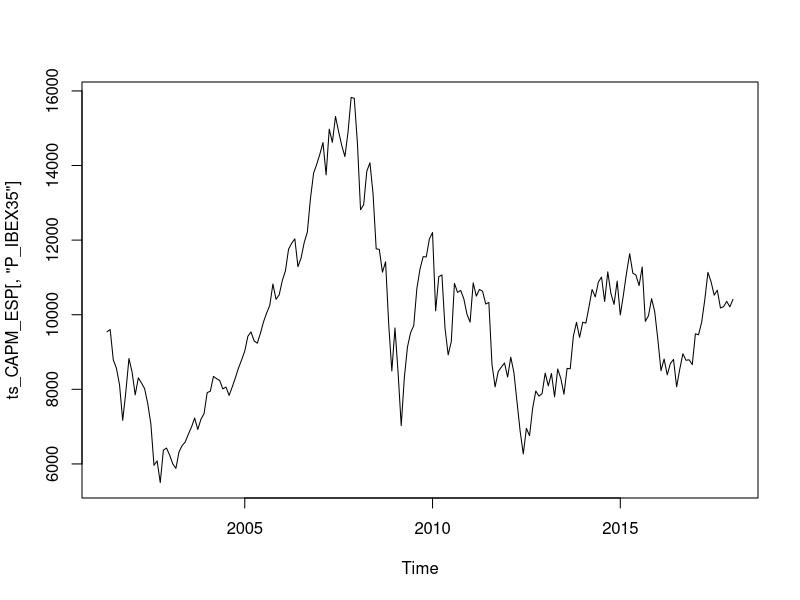
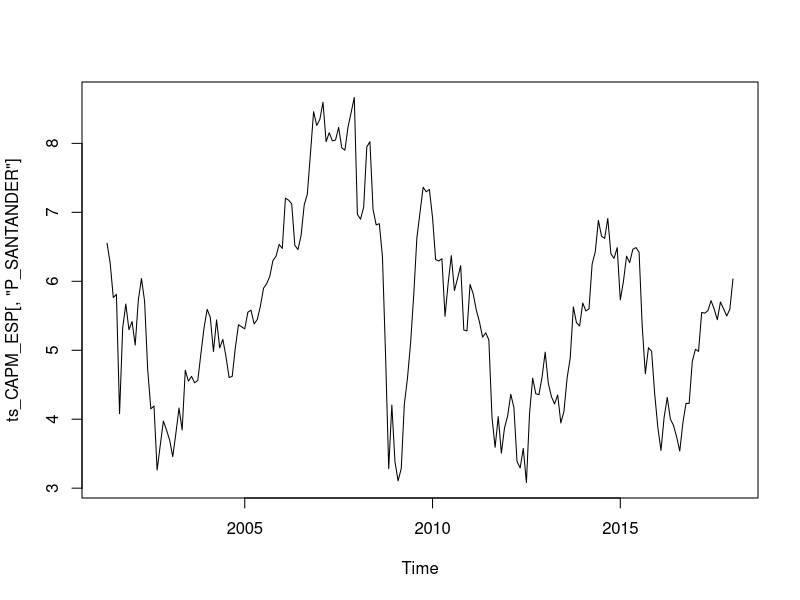
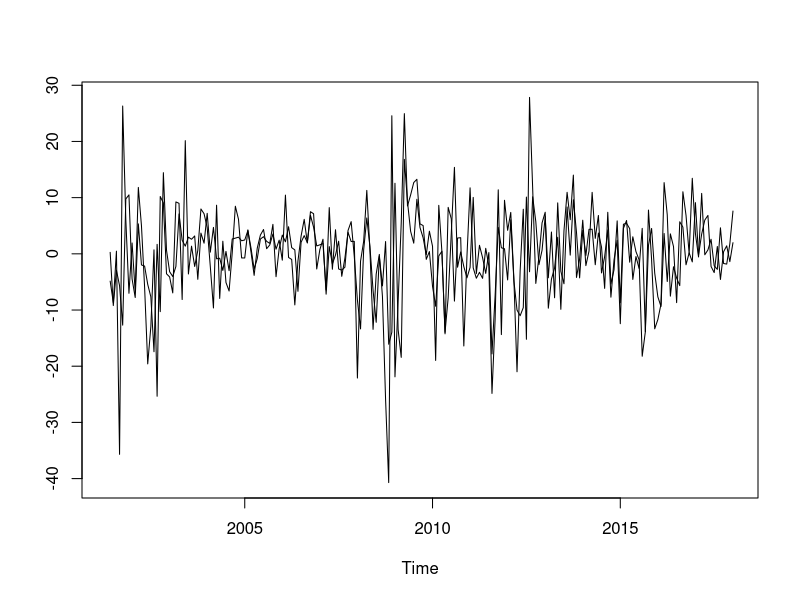
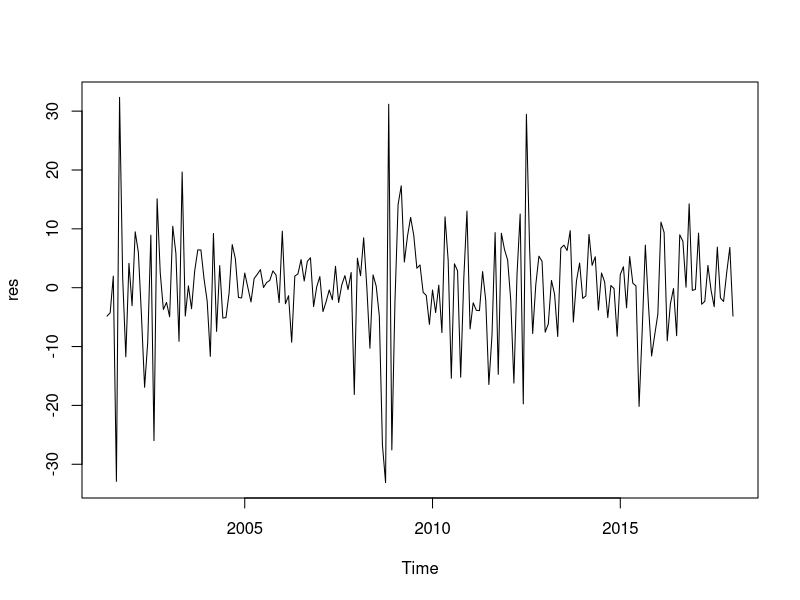
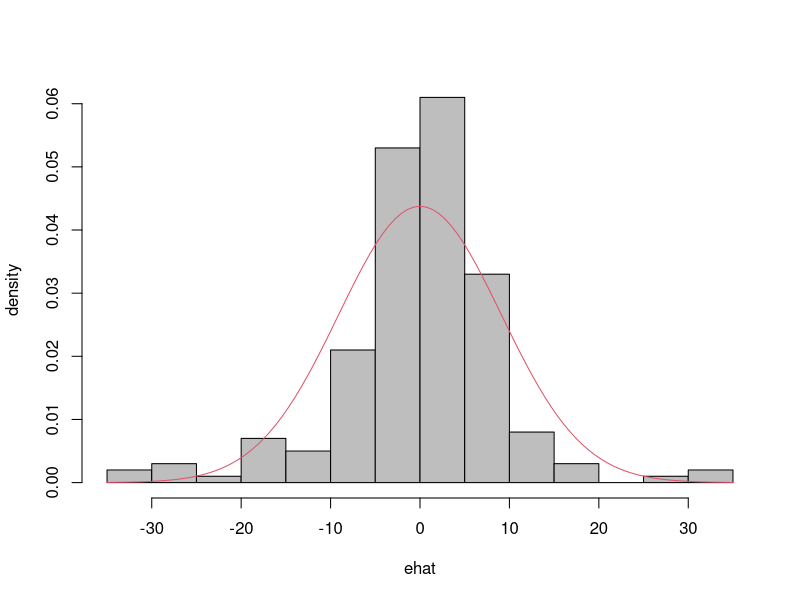
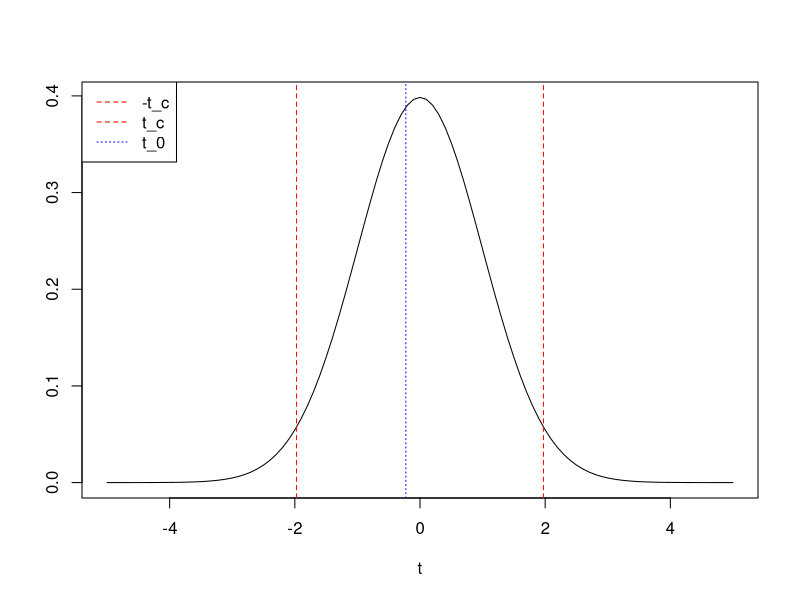
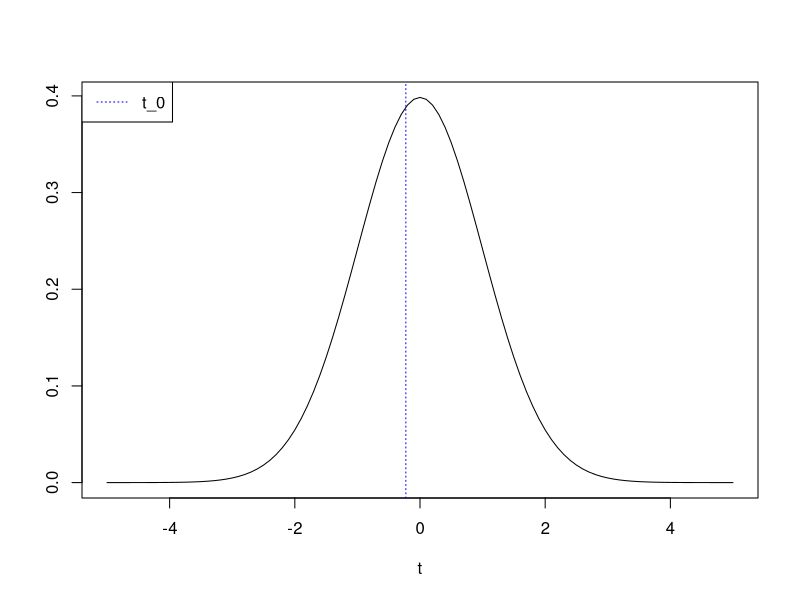
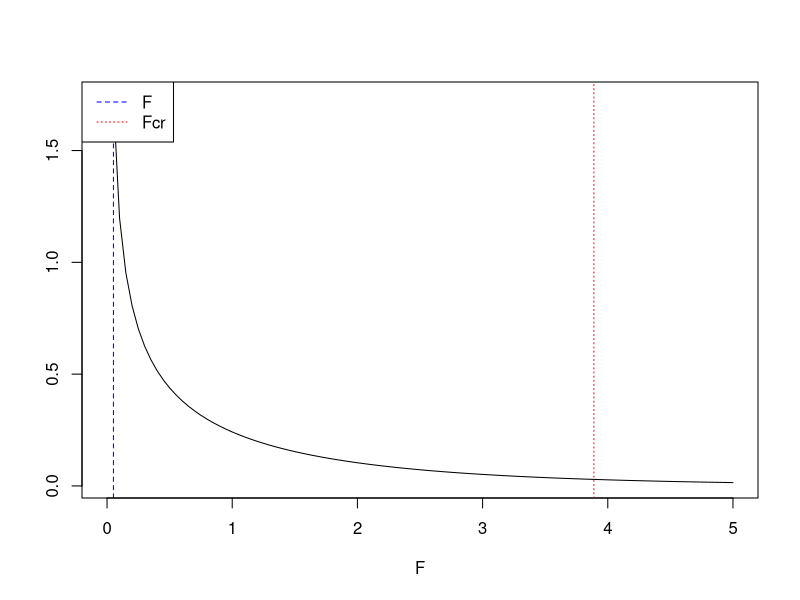

The R source for these figures, in order:
## ---- chunk 1
#| include: true
#| warning: false
#| message: false

# Lectura de librerías
library(tidyverse)
# Lectura de datos
CAPM_ESP <- read_delim("data/CAPM_ESP.csv", delim = ";")
head(CAPM_ESP)
tail(CAPM_ESP)
# Transformación de variables
CAPM_ESP$r_SAN = c(NA,100*diff(log(CAPM_ESP$P_SANTANDER)))
CAPM_ESP$r_IBEX = c(NA,100*diff(log(CAPM_ESP$P_IBEX35)))
CAPM_ESP$r_LT1Y = CAPM_ESP$R_LT1Y/12
CAPM_ESP$er_SAN = CAPM_ESP$r_SAN - CAPM_ESP$r_LT1Y
CAPM_ESP$er_IBEX = CAPM_ESP$r_IBEX - CAPM_ESP$r_LT1Y
# Formato de series temporales
ts_CAPM_ESP <- ts(CAPM_ESP, 
                  start = c(2001,5), 
                  end = c(2018,1), 
                  frequency = 12)
# Algunas gráficas de las variables básicas del modelo
ts.plot(ts_CAPM_ESP[,"P_IBEX35"])
ts.plot(ts_CAPM_ESP[,"P_SANTANDER"])
ts.plot(ts_CAPM_ESP[,"er_SAN"],ts_CAPM_ESP[,"er_IBEX"])
# Modelo CAPM para las acciones del Banco Santander 
CAPM_SANTANDER  <-  lm(er_SAN ~ er_IBEX, data = ts_CAPM_ESP)
summary(CAPM_SANTANDER)
# Intervalos de confianza para los parámetros estructurales del modelo
# Cálculo de forma 'manual'
alpha <- 0.05
df <- df.residual(CAPM_SANTANDER) # grados de libertad
t_c <- qt(1-alpha/2, df)
b1 <- coef(CAPM_SANTANDER)[[1]] # estimación del parámetro beta1
b1
seb1 <- sqrt(vcov(CAPM_SANTANDER)[1,1]) # eest. desviación típica beta1
seb1
inf_b1 <- b1-t_c*seb1 # cota inferior
sup_b1 <- b1+t_c*seb1 # cota superior
inf_b1 ; sup_b1
b2 <- coef(CAPM_SANTANDER)[[2]] # estimación del parámetro beta2
b2
seb2 <- sqrt(vcov(CAPM_SANTANDER)[2,2]) # est. desviación típica beta2
seb2
inf_b2 <- b2-t_c*seb2 # cota inferior
sup_b2 <- b2+t_c*seb2 # cota superior
inf_b2 ; sup_b2
# Cálculo automático
confint(CAPM_SANTANDER)
# Ajuste del modelo (R^2) y ANOVA
s_CAPM_SANTANDER <- summary(CAPM_SANTANDER)
print(s_CAPM_SANTANDER)
names(s_CAPM_SANTANDER)
R2 <- s_CAPM_SANTANDER$r.squared
R2
anova(CAPM_SANTANDER)
# Número de obsevaciones
T <- nobs(CAPM_SANTANDER)
T
# Número de parámetros
K <- T-df
K
# Estadístico F de significación global
F_0 <- (R2/(K-1))/((1-R2)/(T-K))
F_0
# Residuos del modelo
res <- s_CAPM_SANTANDER$residuals
res <- ts(res, start=c(2001,5), end = c(2018,1), frequency = 12)
plot(res)
# Histograma de los residuos y comparación con la distribución normal
ehat <- resid(CAPM_SANTANDER)
ebar <- mean(ehat)
sdehat <- sd(ehat)
hist(ehat, col="grey", breaks = 20, freq=FALSE, main="", ylab="density", xlab="ehat")
curve(dnorm(x, ebar, sdehat), col=2, add=TRUE, ylab="density", xlab="ehat")
# Contrastes de hipótesis bilaterales
#
# "Valor alfa" del activo: beta1=0 versus beta1≠0
# Estadístico t
alpha <- 0.05 # nivel de significación
b1 <- coef(CAPM_SANTANDER)[[1]] # estimación del parámetro beta1
b1
seb1 <- sqrt(vcov(CAPM_SANTANDER)[1,1]) # est. desviación típica beta1
seb1
c <- 0
df <- df.residual(CAPM_SANTANDER) # grados de libertad
t_0 <- (b1-c)/seb1 # estadístico t
t_0
# Método del valor crítico
t_c <- qt(1-alpha/2, df) # valor crítico
t_c
# Gráfico de la función de densidad de la distribución t de Student, 
# del valor crítico y del estadístico t_0
curve(dt(x, df), -5, 5, ylab=" ", xlab="t")
abline(v=c(-t_c, t_c, t_0), col=c("red", "red", "blue"), lty=c(2,2,3))
legend("topleft", legend=c("-t_c", "t_c", "t_0"), col=c("red", "red", "blue"), lty=c(2, 2, 3))
# Método del P-valor
p <- 2*(1-pt(abs(t_0), df))
p
# Gráfico de la función de densidad de la distribución t y del estadístico t_0
curve(dt(x, df), -5, 5, ylab=" ", xlab="t")
abline(v=c(t_0), col=c("blue"), lty=c(3))
legend("topleft", legend=c("t_0"), col=c("blue"), lty=c(3))
# Estadístico F
library(car)
H_0 <- "(Intercept) = 0"
linearHypothesis(CAPM_SANTANDER, H_0, test="F")
# Gráfico de la función de densidad de la distribución F de Fisher-Snedecor, 
# del valor crítico y del estadístico F_0
F_0 <- linearHypothesis(CAPM_SANTANDER, H_0, test="F")[2,5] # estadístico F
F_0
F_c <- qf(1-alpha, 1, df) # valor crítico
F_c
curve(df(x, 1, df), 0, 5, ylab=" ", xlab="F")
abline(v=c(F_0,F_c), col=c("blue","red"), lty=c(2,3))
legend("topleft", legend=c("F","Fcr"), col=c("blue","red"), lty=c(2,3))
# "Valor beta" del activo: beta2=1 versus beta2≠1
# Estadístico t
alpha <- 0.05 # nivel de significación
b2 <- coef(CAPM_SANTANDER)[[2]] # estimación del parámetro beta2
b2
seb2 <- sqrt(vcov(CAPM_SANTANDER)[2,2]) # eest. desviación típica beta2
seb2
c <- 1
df <- df.residual(CAPM_SANTANDER) # grados de libertad
t_0 <- (b2-c)/seb2 # estadístico t
t_0
# Método del valor crítico
t_c <- qt(1-alpha/2, df) # valor crítico
t_c
# Gráfico de la función de densidad de la distribución t, del valor crítico 
# y del estadístico t_0
curve(dt(x, df), -6, 6, ylab=" ", xlab="t")
abline(v=c(-t_c, t_c, t_0), col=c("red", "red", "blue"), lty=c(2,2,3))
legend("topleft", legend=c("-t_c", "t_c", "t_0"), col=c("red", "red", "blue"), lty=c(2, 2, 3))
# Método del P-valor
p <- 2*(1-pt(abs(t_0), df))
p
# Gráfico de la función de densidad de la distribución t y del estadístico t_0
curve(dt(x, df), -6, 6, ylab=" ", xlab="t")
abline(v=c(t_0), col=c("blue"), lty=c(3))
legend("topleft", legend=c("t_0"), col=c("blue"), lty=c(3))
# Estadístico F
H_0 <- "er_IBEX = 1"
linearHypothesis(CAPM_SANTANDER,H_0,test="F")
# Contraste conjunto de la hipótesis beta1=0, beta2=1
H_0 <- c("(Intercept) = 0", "er_IBEX = 1")
linearHypothesis(CAPM_SANTANDER,H_0,test="F")
# Contrastes unilaterales
#
# ¿Activo defensivo o agresivo?: beta2≤1 versus beta2>1
c <- 1
alpha <- 0.05
t_0 <- (b2-c)/seb2
t_0
# Método del valor crítico
t_c <- qt(1-alpha, df) # alpha no se divide por 2
t_c
curve(dt(x, df), -6, 6, ylab=" ", xlab="t")
abline(v=c(t_c, t_0), col=c("red", "blue"), lty=c(2, 3))
legend("topleft", legend=c("t_c", "t_0"), col=c("red", "blue"), lty=c(2, 3))
# Método del P-valor
p <- 1-pt(t_0, df)
p
# ¿Activo ultra-agresivo?: beta2≥2 versus beta2<2
c <- 2
alpha <- 0.05
t_0 <- (b2-c)/seb2
t_0
# Método del valor crítico
t_c <- qt(alpha, df) # alpha no se divide por 2
t_c
curve(dt(x, df), -20, 20, ylab=" ", xlab="t")
abline(v=c(t_c, t_0), col=c("red", "blue"), lty=c(2, 3))
legend("topleft", legend=c("t_c", "t_0"), col=c("red", "blue"), lty=c(2, 3))
# Método del P-valor
p <- pt(t_0, df)
p
# NOTA:
# Distribuciones de probabilidad en R
# https://rstudio.github.io/r-manuals/r-intro/Probability-distributions.html
